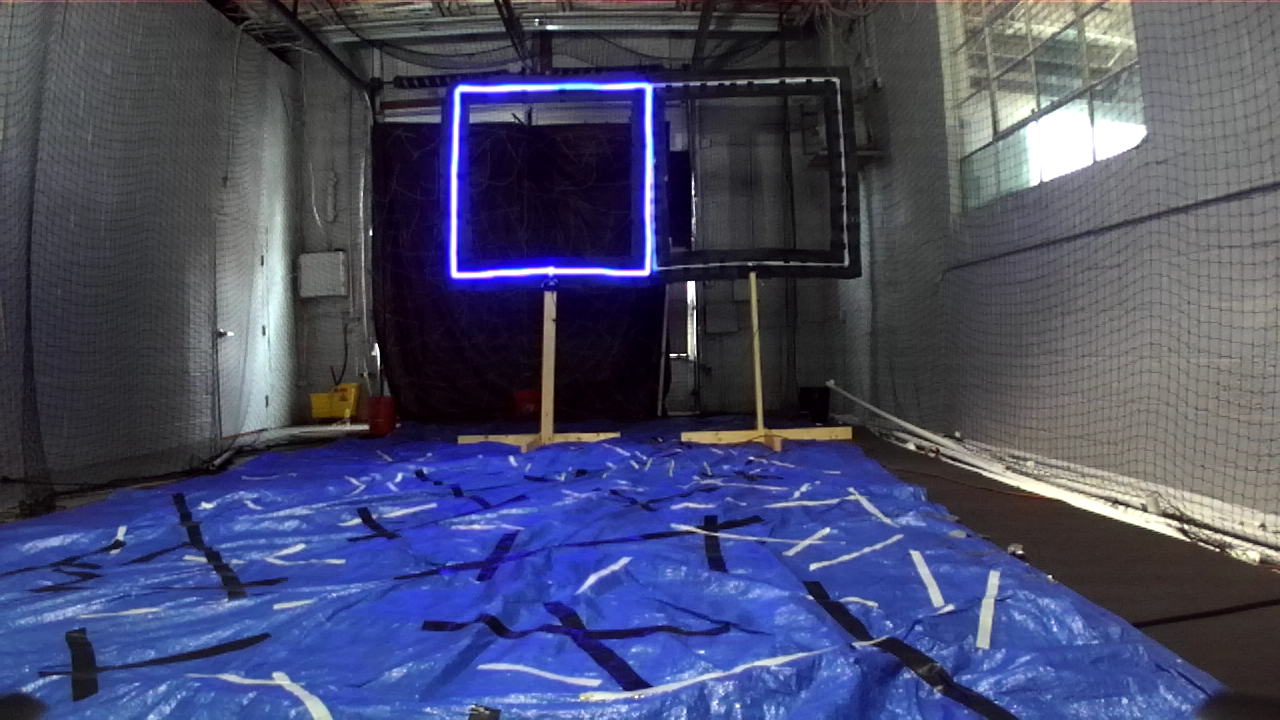
#> input picture vision_scripts/test_image.png, 1280 x 720 px, given in place of green_gate.MOV, which was not available
$ python gate_extraction_video.py   (older library calls are emulated)
#> lines starting #> are read from the running program, lines starting #| are printed output that depends on the picture; after the words box and inside, x2 and y2 are one past the last pixel; in counts of white or black regions, pixels touching at a corner belong together; pictures that were not available may be replaced by others from this repository, and a replacement may not be noted
#!/usr/bin/python
import cv2
import numpy as np
from time import time
from matplotlib.colors import hsv_to_rgb

def solidity(contour):
	hull_area = cv2.contourArea(cv2.convexHull(contour))
	if (hull_area != 0) :
		return float(cv2.contourArea(contour))/hull_area
	else:
		return 0

def aspectRatio(contour):
	x,y,w,h = cv2.boundingRect(contour)
	return float(w)/h

def hsv2rgb(hsv):
	rgb = hsv.copy()
	for ind, px in enumerate(hsv):
		rgb[ind] = hsv_to_rgb(px)
	return rgb

def detect_gate(img, hsv_thresh_low, hsv_thresh_high):
	'''
	Description: The functiont takes in an image and hsv threshold values, detects
				the largest 4-sided polygon and returns its corner coordinates.
	@params:
	img: CV2 RGB Image
	hsv_threshold_low: Low threshold for color detection in HSV format, numpy array of length 3
	hsv_threshold_high: High threshold for color detection in HSV format, numpy array of length 3

	@return:
	contour: Numpy array of 4 coordinates of contour corners
	'''
	# Convert to HSV
	hsv = cv2.cvtColor(img, cv2.COLOR_BGR2HSV)
	cv2.imshow('hsv', hsv2rgb(hsv))

	# Mask
	mask = cv2.inRange(hsv, hsv_thresh_low, hsv_thresh_high)
	cv2.imshow('mask', mask)

	# Find contours
	im2, contours, hierarchy = cv2.findContours(mask, cv2.RETR_TREE, cv2.CHAIN_APPROX_SIMPLE)
	# [8 lines of commented-out code are left out]
	contour_img = img.copy()
	cv2.drawContours(contour_img, contours, -1, (0, 0, 255), 1)
	cv2.imshow('contour_img', contour_img)

	# Approximate quadrilaterals
	quadrl=[]
	for cnt in contours:
		approx = cv2.approxPolyDP(cnt,0.1*cv2.arcLength(cnt,True),True)
		if len(approx) == 4:
			quadrl.append(approx)

	print("Contours before all filters: %d" % len(quadrl))

	# Filter contour by area: area > 1000
	quadrlFiltered = list(filter(lambda x: (cv2.contourArea(x) > 1000) , quadrl))
	print("Contours after area filter: %d" % len(quadrlFiltered))

	# Filter for contour solidity > 0.8
	quadrlFiltered = list(filter(lambda x: (solidity(x) > 0.80) , quadrlFiltered))
	print("Contours after solidity filter: %d" % len(quadrlFiltered))

	# Filter by contour aspect ratio: 1.30 > AR > 0.7
	quadrlFiltered = list(filter(lambda x: (aspectRatio(x) > 0.70) & (aspectRatio(x) < 1.30) , quadrlFiltered))
	print("Contours after aspect ratio filter: %d" % len(quadrlFiltered))

	#print("Square contour areas:")
	#for sq in quadrlFiltered:
		#print(cv2.contourArea(sq))

	# Sort quadrilaterals by area
	quadrlFiltered = sorted(quadrlFiltered, key=lambda x: cv2.contourArea(x))


	if len(quadrlFiltered) > 0:
		return quadrlFiltered[-1]		# Return the largest square contour by area (returns coordinates of corners)
	else:
		print("No gate detected!")
		return np.array([[0, 0],[0, 0],[0, 0],[0, 0]])


def main():
	# [6 lines of commented-out code are left out]

	cap = cv2.VideoCapture('videos/green_gate.MOV')
	frame_width = int(cap.get(3) / 3.0)
	frame_height = int(cap.get(4) / 3.0)
	print(frame_width, frame_height)

	# Define the codec and create VideoWriter object.The output is stored in 'outpy.avi' file.
	out = cv2.VideoWriter('videos/green_gate_detected.avi',cv2.VideoWriter_fourcc('M','J','P','G'), 30, (frame_width,frame_height))

	hsv_thresh_low = (30, 20, 150)
	hsv_thresh_high = (100, 255, 255)

	while(cap.isOpened()):
		ret, img = cap.read()
#> img is the input picture: shape (720, 1280, 3); mean B, G, R 105.1, 74.8, 71.3
		if ret:
			img = cv2.resize(img,(frame_width,frame_height))
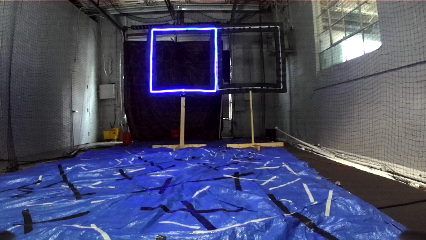
#> img: shape (240, 426, 3); mean B, G, R 105.2, 74.9, 71.4
			cnt = detect_gate(img, hsv_thresh_low, hsv_thresh_high)
#> in detect_gate, `hsv = cv2.cvtColor(img, cv2.COLOR_BGR2HSV)`: hsv: shape (240, 426, 3); mean H, S, V 91.3, 87.4, 108.1
#> after the loop in hsv2rgb, `for ind, px in enumerate(hsv):`: rgb: shape (240, 426, 3); mean H, S, V 108.1, 97.9, 97.9
#> in detect_gate, `mask = cv2.inRange(hsv, hsv_thresh_low, hsv_thresh_high)`:
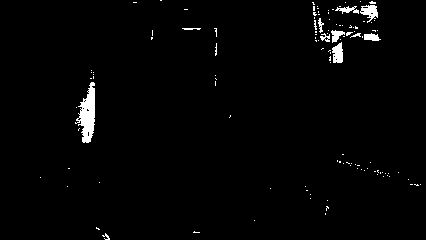
#> mask: shape (240, 426); 1.8% white; 119 white regions (108 under 20 px)
#> in detect_gate, `im2, contours, hierarchy = cv2.findContours(mask, cv2.RETR_TREE, cv2.C..`: contours = 139 contours, 131 with area under 20; largest, box (x1, y1, x2, y2) and area: (75, 82, 95, 143) 597, (360, 5, 378, 23) 154, (332, 42, 343, 63) 149, (331, 30, 345, 43) 76, (364, 33, 381, 41) 74, (335, 6, 359, 14) 64, (320, 33, 330, 42) 30, (318, 18, 324, 33) 28
#> in detect_gate, `cv2.drawContours(contour_img, contours, -1, (0, 0, 255), 1)`:
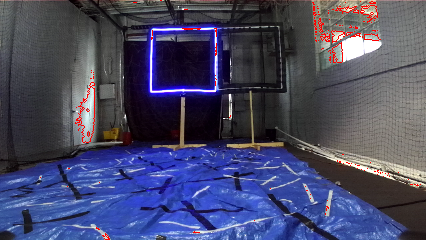
#> contour_img: shape (240, 426, 3); 0.93% of pixels changed, all inside (x1, y1, x2, y2) = (40, 0, 421, 240)
#> the loop in detect_gate, `for cnt in contours:` made 139 passes
#> approx on passes 1, 3, 4, 5, 6, 7, 8, 9, 10, 11, 12, 13: [[102, 235], [109, 239], [105, 233]], [[96, 227], [96, 228], [99, 229]], [[254, 220]], [[325, 213], [325, 214]], [[327, 206], [326, 210], [326, 208], [328, 208]], [[327, 200]], [[310, 198]], [[310, 194]], [[306, 190], [307, 190]], [[270, 188]], [[305, 186]], [[67, 186]]
#> (cnt, approx) on passes 46 to 47: ([[79, 128], [78, 129], [78, 130], [78, 129]], [[79, 128], [78, 130]]), ([[230, 115], [230, 116], [229, 117], [230, 116]], [[230, 115], [229, 117]])
#> after the loop in detect_gate, `for cnt in contours:`: quadrl = 25 contours, 24 with area under 20; largest, box (x1, y1, x2, y2) and area: (332, 42, 343, 63) 152
#| Contours before all filters: 25
#> in detect_gate, `quadrlFiltered = list(filter(lambda x: (cv2.contourArea(x) > 1000) , q..`: quadrlFiltered = []
#| Contours after area filter: 0
#| Contours after solidity filter: 0
#| Contours after aspect ratio filter: 0
#> cnt = [[0, 0], [0, 0], [0, 0], [0, 0]]
			cv2.drawContours(img, [cnt], 0, (0,0,255), 3)
#> img: shape (240, 426, 3); 0.01% of pixels changed, all inside (x1, y1, x2, y2) = (0, 0, 3, 3)
			out.write(img)
			cv2.imshow('image',img)
			if cv2.waitKey(25) & 0xFF == ord('q'):
#> (key q is pressed here)
				break
		else:
			break

	cap.release()
	out.release()
	cv2.destroyAllWindows()


if __name__ == '__main__':
	main()
